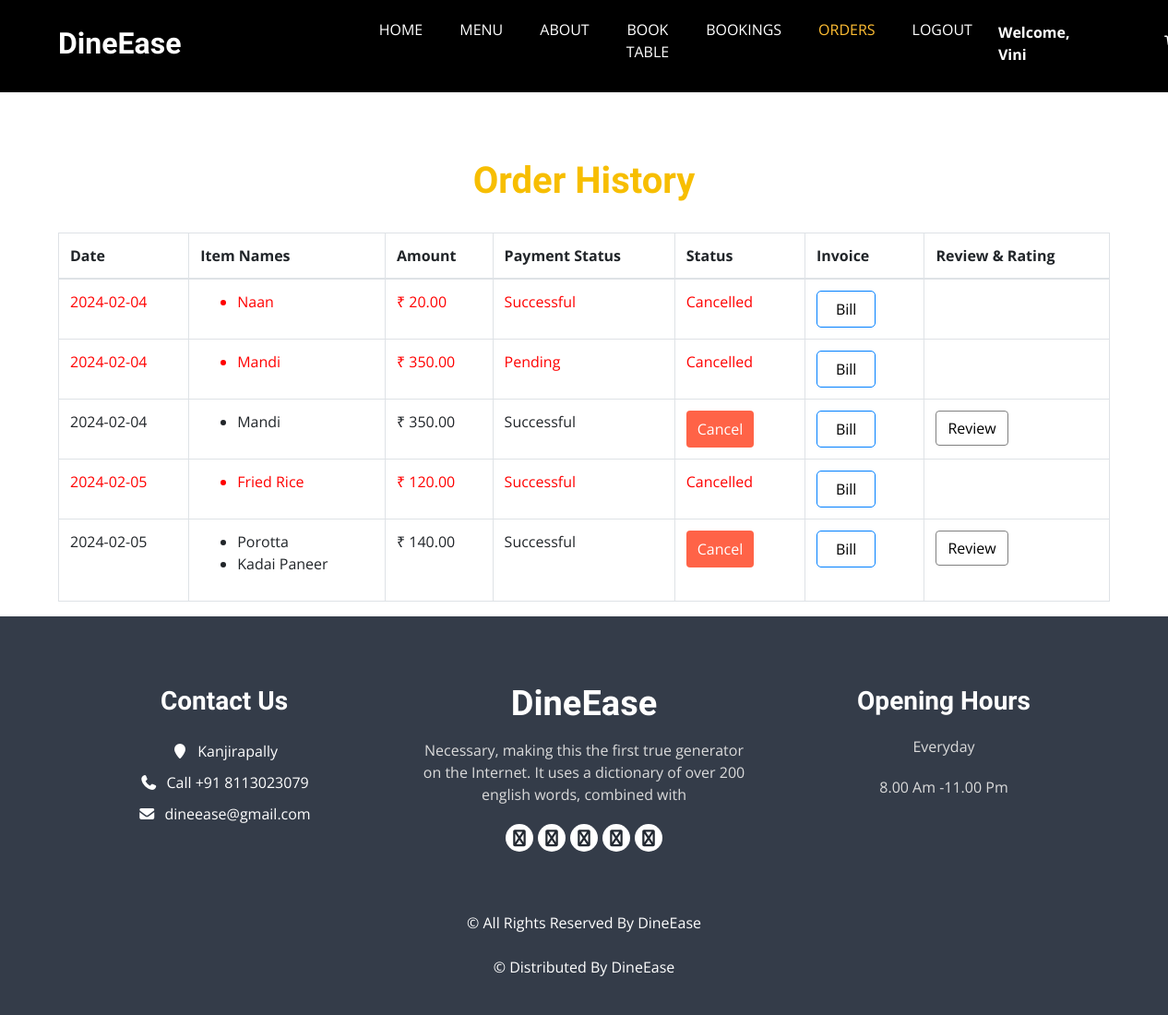
Before: /orders_lists/ (signed in) with the older database file.
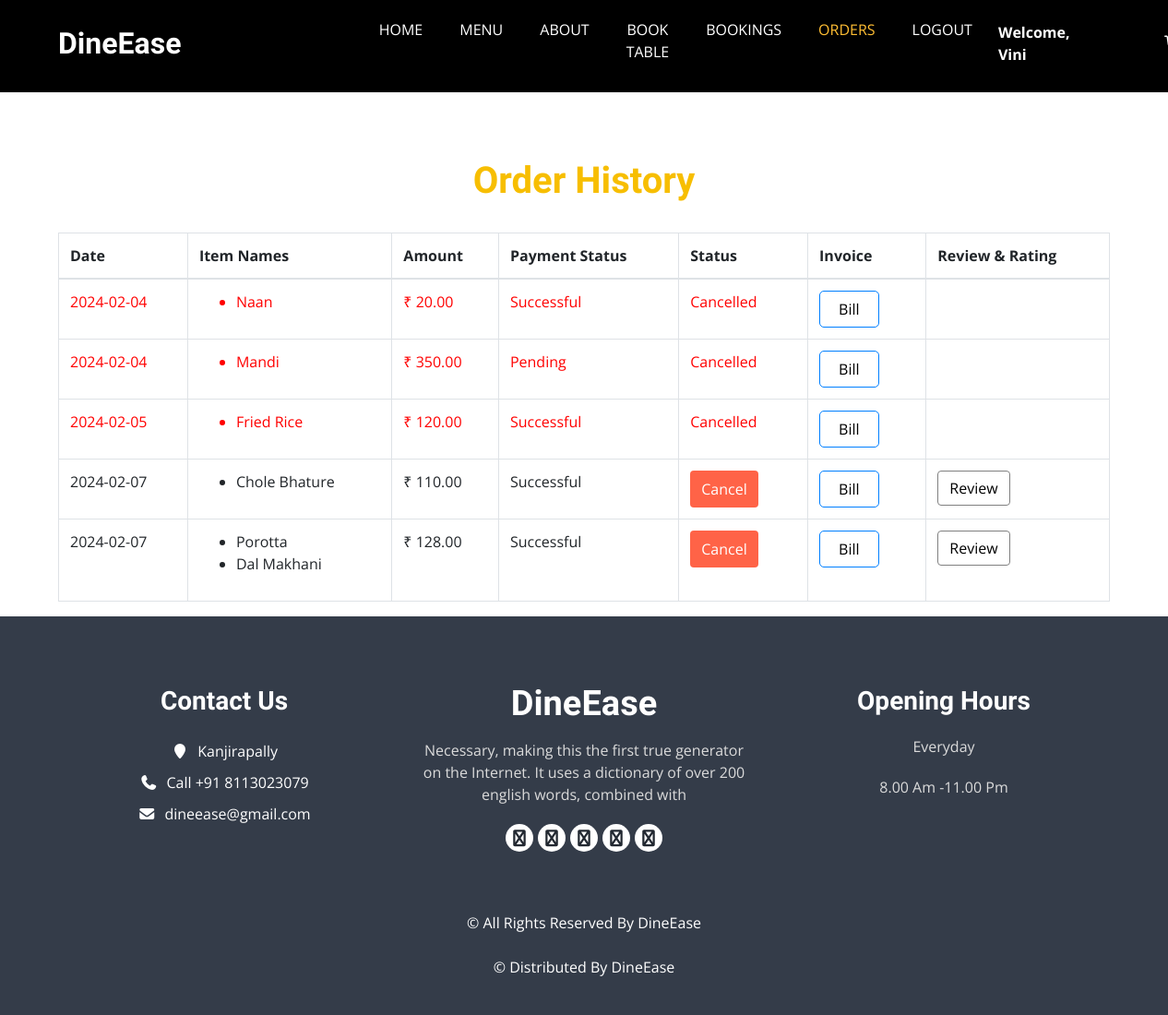
After: the same page with the newer database file.
### home/models.py (models this page shows, shortened)
class Payment(models.Model):
    class PaymentStatusChoices(models.TextChoices):
        PENDING = 'pending', 'Pending'
        SUCCESSFUL = 'successful', 'Successful'
        FAILED = 'failed', 'Failed'
    user = models.ForeignKey(CustomUser, on_delete=models.CASCADE)  # Link the payment to a user
    razorpay_order_id = models.CharField(max_length=255)  # Razorpay order ID
    payment_id = models.CharField(max_length=255)  # Razorpay payment ID
    amount = models.DecimalField(max_digits=8, decimal_places=2)  # Amount paid
    currency = models.CharField(max_length=3)  # Currency code (e.g., "INR")
    timestamp = models.DateTimeField(auto_now_add=True)  # Timestamp of the payment
    payment_status = models.CharField(max_length=20, choices=PaymentStatusChoices.choices, default=PaymentStatusChoices.PENDING)
    billing_info = models.ForeignKey(BillingInformation, on_delete=models.CASCADE, null=True, blank=True)
    table_booking = models.ForeignKey(TableBooking, on_delete=models.CASCADE, related_name='payments', null=True, blank=True)
    class Meta:
        ordering = ['-timestamp']

class menus(models.Model):
    CATEGORY_CHOICES = (
        ('Kerala', 'Kerala'),
        ('Chineese', 'Chineese'),
        ('North Indian', 'North Indian'),
        ('Arabian', 'Arabian'),
        ('Beverages', 'Beverages'),
    )
    SUBMENU_CHOICES = (
        ('Breads', 'Breads'),
        ('Curries', 'Curries'),
        ('Rice Dishes','Rice Dishes'),
        ('Appetizers','Appetizers'),
        ('Main Course','Main Course'),
        ('Breads & Accompaniments', 'Breads & Accompaniments'),
        ('Rolls & Grills','Rolls & Grills'),
        ('Hot Beverage','Hot Beverage'),
        ('Cold Beverage','Cold Beverage'),
    )
    SUB_SUBMENU_CHOICES = (
        ('Vegetarian', 'Vegetarian'),
        ('Non-Vegetarian', 'Non-Vegetarian'),
        ('Water-based','Water-based'),
        ('Milk-based','Milk-based')
    )
    name = models.CharField(max_length=100)
    category = models.CharField(max_length=50, choices=CATEGORY_CHOICES, default='')
    submenu = models.CharField(max_length=50, choices=SUBMENU_CHOICES, default='', blank=True)
    sub_submenu = models.CharField(max_length=50, choices=SUB_SUBMENU_CHOICES, default='', blank=True)
    desc = models.CharField(max_length=300)
    price = models.FloatField()
    img = models.ImageField(upload_to='menus/', blank=True, null=True)
    active = models.BooleanField(default=True)

class BillingInformation(models.Model):
    user = models.ForeignKey(CustomUser, on_delete=models.CASCADE)
    address = models.TextField()
    town = models.CharField(max_length=50)
    zip_code = models.CharField(max_length=10)
    payment_status = models.BooleanField(default=True)
    amount = models.DecimalField(max_digits=8, decimal_places=2)
    menu = models.ManyToManyField(menus, blank=True)
    status = models.IntegerField(default=1)

### home/views.py (the view)
# urls.py: path('orders_lists/', orders_lists, name='orders_lists'),
def orders_lists(request):
    user = request.user
    billing_info = BillingInformation.objects.filter(user=user)
    payments = Payment.objects.filter(billing_info__user=user)
    current_date = date.today()
    context = {
        'billing_info': billing_info,
        'payments': payments,
        'current_date': current_date,
    }
    return render(request, 'orders_list.html', context)

### templates/orders_list.html (shortened to what the changed rows need)
{% load static %}
<!DOCTYPE html>
<html lang="en">
<head>
    <link rel="stylesheet" href="https://cdnjs.cloudflare.com/ajax/libs/font-awesome/6.0.0/css/all.min.css">
  <link rel="stylesheet" type="text/css" href="{% static 'css/bootstrap.css' %}" />
  <link rel="stylesheet" type="text/css" href="https://cdnjs.cloudflare.com/ajax/libs/OwlCarousel2/2.3.4/assets/owl.carousel.min.css" />
  <link rel="stylesheet" href="https://cdnjs.cloudflare.com/ajax/libs/jquery-nice-select/1.1.0/css/nice-select.min.css" />
  <link href="{% static 'css/font-awesome.min.css' %}" rel="stylesheet" />
  <link href="{% static 'css/style.css' %}" rel="stylesheet" />
  <link href="{% static 'css/responsive.css' %}" rel="stylesheet" />
  <link rel="stylesheet" href="https://cdnjs.cloudflare.com/ajax/libs/font-awesome/7.0.0/css/all.min.css">
</head>
<body>
    <br><br><br>
    <div class="container">
      <h1 style="text-align:center; color:#f7be00; font-weight:bold">Order History</h1><br>
      {% if billing_info %}
          <table class="table table-bordered">
              <thead>
                  <tr>
                      <th>Date</th>
                      <th>Item Names</th>
                      <th>Amount</th>
                      <th>Payment Status</th>
                      <th>Status</th>
                      <th>Invoice</th>
                      <th>Review & Rating</th>
                  </tr>
              </thead>
              <tbody>
                  {% for info in billing_info %}
                      <tr class="{% if info.status == 0 %}cancelled-row{% endif %}">
                          <td>
                              {% for payment in payments %}
                                  {% if payment.billing_info_id == info.id %}
                                      {{ payment.timestamp|date:"Y-m-d" }}
                                  {% endif %}
                              {% endfor %}
                          </td>
                          <td>
                              <ul>
                                  {% for menu_item in info.menu.all %}
                                      <li>{{ menu_item.name }}</li>
                                  {% endfor %}
                              </ul>
                          </td>
                          <td>₹ {{ info.amount }}</td>
                          <td>
                              {% for payment in payments %}
                                  {% if payment.billing_info_id == info.id %}
                                      {{ payment.get_payment_status_display }}
                                  {% endif %}
                              {% endfor %}
                          </td>
                          <td>
                            {% if info.status == 1 %}
                              <form method="post" action="{% url 'cancel_order' info.id %}"
                                  onsubmit="return confirmCancellation('{{ info.id }}')">
                                  <button type="submit" class="btn btn-danger"
                                      style="background-color: #ff6347; color: #fff; padding: 8px 12px; border: none; border-radius: 4px; cursor: pointer;">Cancel</button>
                              </form>
                              {% else %}
                              {% if info.status == 1 %}
                              {% else %}
                                Cancelled
                              {% endif %}
                            {% endif %}
                        </td>
                          <td>
                              <form method="post" action="{% url 'download_pdf' info.id %}" target="_blank">
                                  <button type="submit" class="btn btn-primary">Bill</button>
                              </form>
                          </td>
                          <td>
                            {% if info.status == 1 %}
                                <a href="{% url 'review' order_id=info.id %}" class="btn btn-success">Review</a>
                            {% endif %}
                        </td>
                      </tr>
                  {% endfor %}
              </tbody>
          </table>
      {% else %}
          <p>No orders available.</p>
      {% endif %}
  </div>
</body>
</html>

Changed rows visible on the page:
removed BillingInformation: amount "350.00", status "Review", menus (name "Mandi")
removed Payment: timestamp "2024-02-04", payment_status "Successful"
removed BillingInformation: amount "140.00", status "Review", menus (name "Porotta")
removed Payment: timestamp "2024-02-05", payment_status "Successful"
no longer on this page (row unchanged): menus: name "Kadai Paneer", shown under "140.00"
added BillingInformation: amount "110.00", status "Review"
added Payment: timestamp "2024-02-07", payment_status "Successful"
now on this page (row unchanged): menus: name "Chole Bhature", shown under "110.00"
added BillingInformation: amount "128.00", status "Review", menus (name "Porotta")
added Payment: timestamp "2024-02-07", payment_status "Successful"
now on this page (row unchanged): menus: name "Dal Makhani", shown under "128.00"
